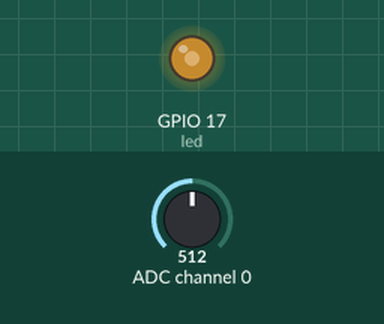
The program below on a simulated Raspberry Pi (BCM pin numbers). Parts: output pins drawn as LEDs (lit = HIGH). Inputs (shaded band) come from the test bench; at power-on: ADC channel 0 = 512 (analog values on the 0–1023 scale).

Above: at 1.2 s.
1.3 s: ADC channel 0 set to 716
At 2.5 s:
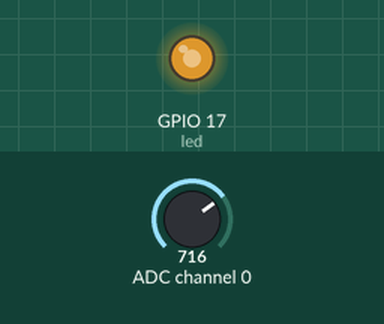
2.8 s: ADC channel 0 set to 900
At 3.4 s:
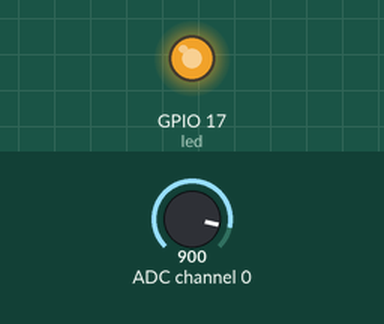
4.3 s: ADC channel 0 set to 122
At 4.8 s:
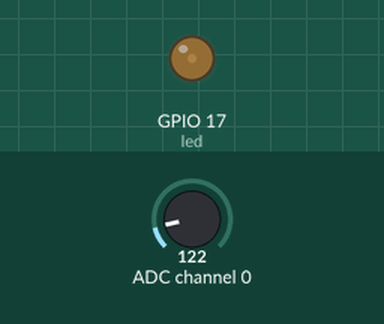
Timing chart, 0 to 7.3 s (numbered marks = the images above; inputs shaded):
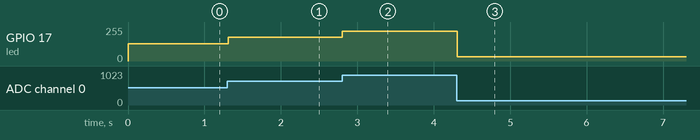

Measured:
- after the input at 1.3 s, GPIO 17 (led): 128/255 → 179/255 at once
- after the input at 2.8 s, GPIO 17 (led): 179/255 → 224/255 at once
- after the input at 4.3 s, GPIO 17 (led): 224/255 → 31/255 at once

The program:

12.ADC________.py
```python
#!/usr/bin/env python
# coding: utf-8

# <center><img src="./image/CLBLOGO.jpg" alt="创乐博" style="width: 300px;"/></center>
#
# # 12.ADC模数转换模块实验
#
# @－－－－湖南创乐博智能科技有限公司－－－－<br>
# @  文件名：12.ADC模数转换模块实验.py <br>
# @  版本：V2.0 <br>
# @  author: zhulin<br>
# @  说明：模数转换模块实验
# 模数转换模块实验，通过GPIOZero库自带的MCP3008 10位模数转换库直接控制，可以非常便利操作8路10位ADC采集！！！<br>

# ## 1.导入必要的库文件
from gpiozero import PWMLED, MCP3008
from gpiozero.tools import absoluted, scaled
from signal import pause

# ## 2.定义使用通道和LED灯控制管脚
led = PWMLED(17)
pot = MCP3008(channel=0)

# ## 3.主程序
# 程序入口
if __name__ == '__main__':
    try:
        led.source = absoluted(pot)
        pause()
    except KeyboardInterrupt:  #  当按下Ctrl+C时，将执行destroy()子程序。
        led.close()     #  释放资源
```
